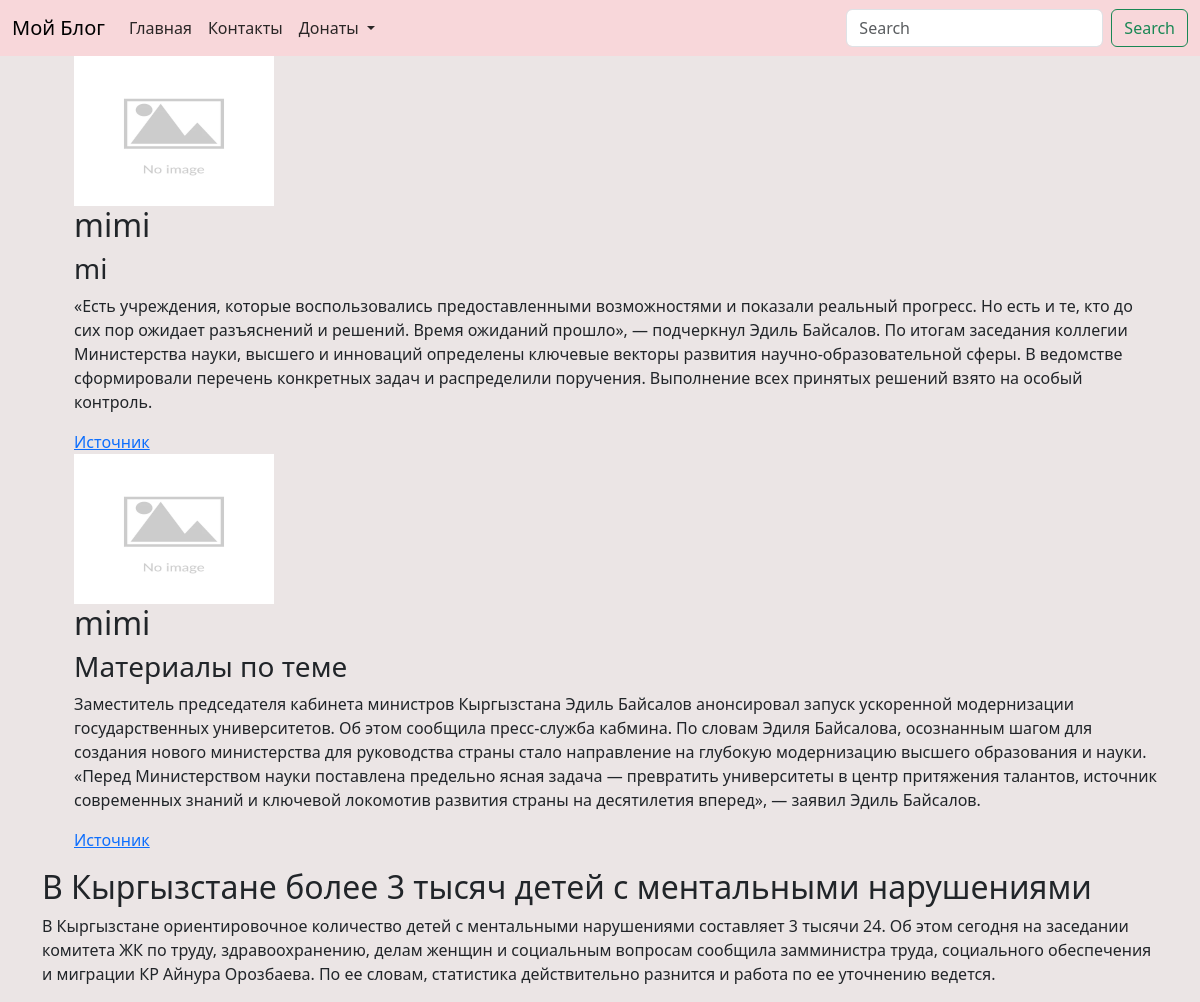
/articles/1, run on the app's committed database.
### articles/models.py (models this page shows, shortened)
class News(models.Model):
    author = models.ForeignKey("auth.User", on_delete=models.CASCADE)
    title = models.CharField(max_length=50)
    body = models.TextField()
    date = models.DateTimeField(auto_now_add=True)
    link = models.URLField()
    img = models.ImageField(
        upload_to="media/", blank=True, null=True, default="media/default.jpg"
    )
    class Meta:
        ordering = ["-date"]

class Articles(models.Model):
    author = models.ForeignKey("auth.User", on_delete=models.CASCADE)
    title = models.CharField(max_length=100)
    body = models.TextField()

### articles/views.py (the view)
# urls.py: path("articles/<int:pk>", views.ArticleDetailView.as_view(), name="detail"),
class ArticleDetailView(DetailView):
    model = Articles
    template_name = "detail.html"
    def get_context_data(self, **kwargs):
        context = super().get_context_data(**kwargs)
        context["news_list"] = News.objects.all()[
            :5
        ]  # получение всех данных из таблицы
        return context

### templates/detail.html (shortened to what this page needs)
{% load static %}
<!DOCTYPE html>
<html lang="en">
<head>
    <link href="https://cdn.jsdelivr.net/npm/bootstrap@5.3.8/dist/css/bootstrap.min.css" rel="stylesheet">
    <link rel="stylesheet" href="{% static 'css/styles.css' %}">
</head>
<body>
      {% include 'header.html' %}
    <div class="container">
      <aside>
        {% include 'news.html' with news_list=news_list %}
      </aside>
        {% block content %}
        <div class="block">
           <h2 class="subtitle">{{articles.title}}</h2>
           <p class="text">{{articles.body}}</p>
        </div>
        {% endblock content %}
    </div>
</body>
</html>

### templates/header.html (shortened to what this page needs)
{% block content %}
<header>
        <nav class="navbar navbar-expand-lg bg-danger-subtle">
  <div class="container-fluid">
    <a class="navbar-brand" href="#">Мой Блог</a>
    <div class="collapse navbar-collapse" id="navbarSupportedContent">
      <ul class="navbar-nav me-auto mb-2 mb-lg-0">
        <li class="nav-item">
          <a class="nav-link active" aria-current="page" href="#">Главная</a>
        </li>
        <li class="nav-item">
          <a class="nav-link" href="{% url 'about' %}">Контакты</a>
        </li>
        <li class="nav-item dropdown">
          <a class="nav-link dropdown-toggle" href="#" role="button" data-bs-toggle="dropdown" aria-expanded="false">
           Донаты
          </a>
        </li>
      </ul>
      <form class="d-flex" role="search">
        <input class="form-control me-2" type="search" placeholder="Search" aria-label="Search"/>
        <button class="btn btn-outline-success" type="submit">Search</button>
      </form>
    </div>
  </div>
</nav>
</header>
{% endblock %}

### templates/news.html
<ul class = 'news-list'>
    {% for el in news_list %}
       <li class="news-item">
        <img width="200" height="150" src="{{ el.img.url }}" alt="">
        <h2>{{el.author}}</h2>
        <h3>{{el.title}}</h3>
        <p class="text">
            {{el.body}}
        </p>
        <a href="{{el.link}}" target="_blank">Источник</a>
       </li>
    {% endfor %}
</ul>

### static/css/styles.css (style rules this page uses)
body { background-color: pink; }
.nav-link { color: #2a2626 !important; }
body { background-color: rgb(235, 229, 229) !important; }
ul { list-style: none; }

### data on the page
News: img (placeholder picture), author "mimi", title "mi", body "«Есть учреждения, которые воспользовались предоставленными возможностями и показали реальный прогресс. Но есть и те, кто до сих пор ожидает разъяснений и решений. Время ожиданий прошло», — подчеркнул Эдиль Байсалов. По итогам заседания коллегии Министерства науки, высшего и инноваций определены ключевые векторы развития научно-образовательной сферы. В ведомстве сформировали перечень конкретных задач и распределили поручения. Выполнение всех принятых решений взято на особый контроль."
News: img (placeholder picture), author "mimi", title "Материалы по теме", body "Заместитель председателя кабинета министров Кыргызстана Эдиль Байсалов анонсировал запуск ускоренной модернизации государственных университетов. Об этом сообщила пресс-служба кабмина. По словам Эдиля Байсалова, осознанным шагом для создания нового министерства для руководства страны стало направление на глубокую модернизацию высшего образования и науки. «Перед Министерством науки поставлена предельно ясная задача — превратить университеты в центр притяжения талантов, источник современных знаний и ключевой локомотив развития страны на десятилетия вперед», — заявил Эдиль Байсалов."
Articles: title "В Кыргызстане более 3 тысяч детей с ментальными нарушениями", body "В Кыргызстане ориентировочное количество детей с ментальными нарушениями составляет 3 тысячи 24. Об этом сегодня на заседании комитета ЖК по труду, здравоохранению, делам женщин и социальным вопросам сообщила замминистра труда, социального обеспечения и миграции КР Айнура Орозбаева. По ее словам, статистика действительно разнится и работа по ее уточнению ведется."
